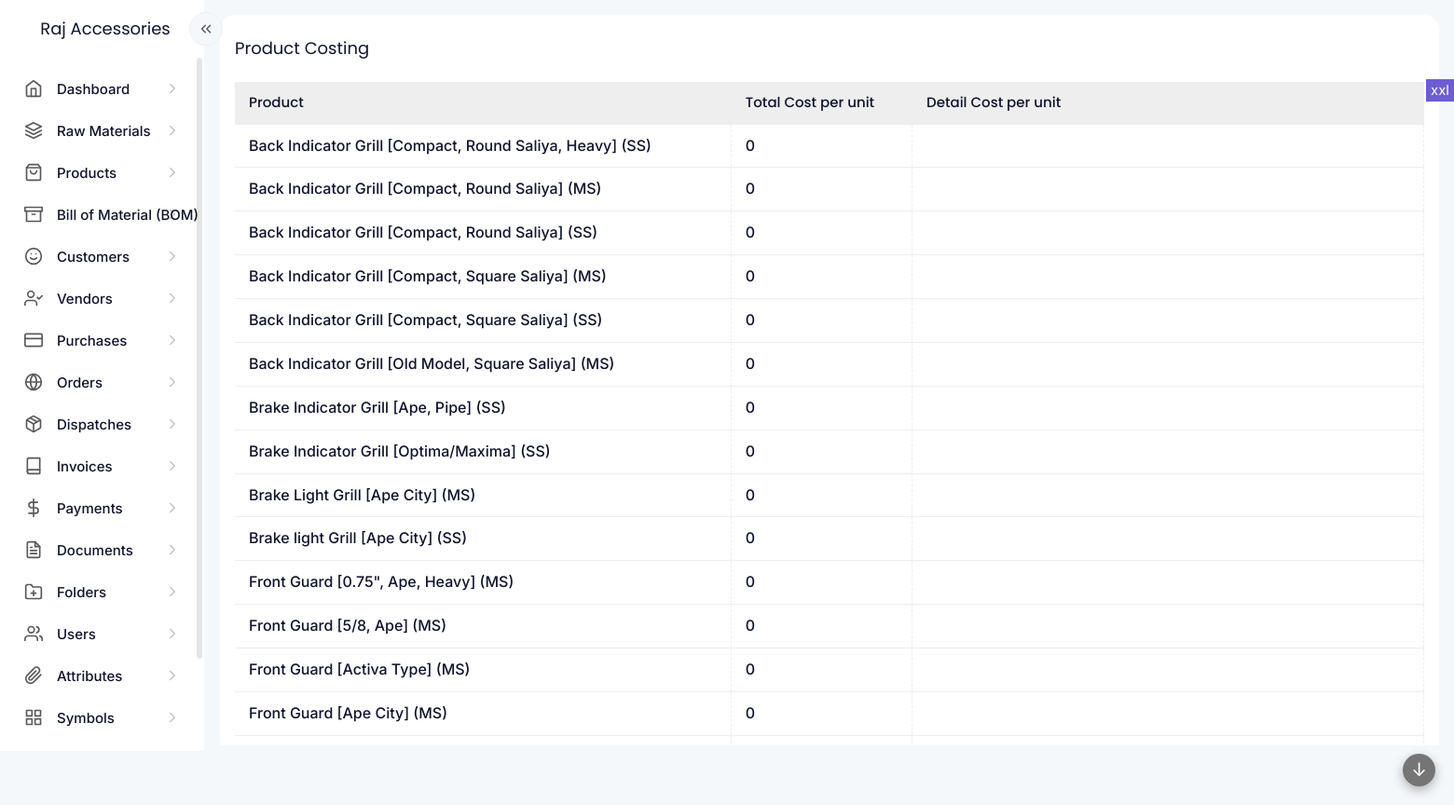
/modules/products/product-costing.php (signed in), run on the app's committed database.
### tables this page shows
CREATE TABLE IF NOT EXISTS `products` (
  `id` int NOT NULL AUTO_INCREMENT,
  `product` varchar(255) NOT NULL,
  `code` varchar(100) NOT NULL,
  `description` text NOT NULL,
  `category` varchar(200) DEFAULT NULL,
  `image` int NOT NULL,
  `quality` varchar(200) DEFAULT NULL,
  `type` varchar(255) DEFAULT NULL,
  `pieces` int DEFAULT NULL,
  `igst` float DEFAULT NULL,
  `cgst` float DEFAULT NULL,
  `sgst` float DEFAULT NULL,
  `hsn_sac` varchar(20) NOT NULL,
  `markup_percent` decimal(10,2) NOT NULL,
  `auth_user` int NOT NULL,
  `updated` int NOT NULL,
  `created` varchar(35) DEFAULT NULL,
  PRIMARY KEY (`id`)
);

### lib/variables.php (called while the page is built, shortened)
<?php
function bom_cost_type_arr()
{
	$arr = [
		"electricity" => "Electricity cost",
		"labour" => "Labour cost",
		"machining" => "Machining cost",
		"packaging" => "Packaging cost",
		"transport" => "Transport cost",
		"overhead" => "Overhead cost",
		"other" => "Other costs",
	];
	return $arr;
}

### modules/products/product-costing.php (the view, shortened to what this page needs)
<?php
include '../../common/header.php';
?>
<div class="row row-cols-1 row-cols-sm-1 row-cols-md-1 row-cols-lg-1 row-cols-xl-1 row-cols-xxl-1 g-4 py-3 px-2">
  <?php
  $condition = "";
  $tableid = 'product_costing_table';
  $column_titles = ['Product', 'Total Cost per unit', 'Detail Cost per unit'];
  $products_arr = fetch_data(["table" => "products", "columns" => "id, product", "condition" => $condition, "order" => "product ASC", "limit" => ""]);
  $product_ids = [];
  $product_ids[] = 30;
  $costing = get_product_cost($product_ids);
  function table_row($index, $prod, $costing)
  {
    $det = product_cost_details($costing, $prod["id"]);
    $s = '';
    $s .= "<tr data-index='" . $index . "'>";
    $s .= '<td class="title">' . $prod["product"];
    $s .= '</td>';
    $s .=  '<td class="title">' . $det["total"] .  '</td>';
    $s .=  '<td>' . $det["detail"] .  '</td>';
    $s .= '</tr>';
    return $s;
  }
  ?>
  <form class="row g-3 needs-validation" novalidate method="POST" enctype="multipart/form-data">
    <div class='widget-table'>
      <div class='table-responsive'>
        <table class='table' id='<?php echo $tableid; ?>'>
          <thead>
            <tr> <?php
                  foreach ($column_titles as $ctk => $ctv) {
                    echo '<th>' . $ctv . '</th>';
                  }
                  ?>
            </tr>
          </thead>
          <tbody> <?php
                  $index = 0;
                  foreach ($products_arr as $k => $p) {
                    $index++;
                    echo table_row($index, $p, $costing);
                  }
                  ?>
          </tbody>
        </table>
  </form>
</div>
<?php include '../../common/footer.php'; ?>

### assets/css/variables.css (style rules this page uses)
:root { --primary-color: #6c5dd3; --accent1-color: #0a869c; --accent2-color: #cc6a3a; --accent3-color: #468176; --success-color: #0a8f46; --warning-color: #867837; --danger-color: #d35d70; --info-color: #487ab1; --bs-primary-rgb: 108, 93, 211; --bs-accent1-rgb: 10, 134, 156; --bs-accent2-rgb: 204, 106, 58; --bs-accent3-rgb: 70, 129, 118; --bs-success-rgb: 10, 143, 70; --bs-warning-rgb: 134, 120, 55; --bs-danger-rgb: 211, 93, 112; --bs-info-rgb: 72, 122, 177; --primary-color-10: #f0eefb; --bg-color: #f5f8fa; --heading-color: #11142d; --large-heading-color: #292a38; --heading-font: "Poppins", sans-serif; --text-color: #303030; --text-font: "Inter", sans-serif; --br: 16px; --lightgrey-color: #bdbdbd; --form-bg: #f5f6f8; --widget-bg-color: #ffffff; --widget-border-color: transparent; }

### assets/css/layout.css (style rules this page uses)
:root { --side-nav-width: 220px; }

### assets/css/style.css (style rules this page uses)
body { min-height: 100vh; min-height: -webkit-fill-available; }
html { height: -webkit-fill-available; }
body { min-width: 375px; font-family: var(--text-font); font-size: 15px; line-height: 1.618; -webkit-font-smoothing: antialiased; -moz-osx-font-smoothing: grayscale; color: var(--text-color); background-color: var(--bg-color); overflow: hidden; max-width: 100%; width: 100%; }

### assets/css/widget-table.css (style rules this page uses)
.table { color: var(--heading-color); }
table.dataTable thead th, .table th { font-family: var(--heading-font); font-weight: 500 !important; opacity: 1; color: var(--heading-color); font-size: 15px; background-color: #eeeeee; }
.table td, .table th { padding: 10px 15px 10px 15px; vertical-align: middle; border-right: 1px dashed #dddddd; }
.table td { color: var(--text-color); }
.table>:not(:first-child) { border: none; }
.table>:not(caption)>*>* { border-color: #eee; }
.table .title { color: var(--heading-color); font-size: 16px; font-weight: 500; }

### data on the page
products: product "Back Indicator Grill [Compact, Round Saliya, Heavy] (SS)", id "0"
products: product "Back Indicator Grill [Compact, Round Saliya] (MS)", id "0"
products: product "Back Indicator Grill [Compact, Round Saliya] (SS)", id "0"
products: product "Back Indicator Grill [Compact, Square Saliya] (MS)", id "0"
products: product "Back Indicator Grill [Compact, Square Saliya] (SS)", id "0"
products: product "Back Indicator Grill [Old Model, Square Saliya] (MS)", id "0"
products: product "Brake Indicator Grill [Ape, Pipe] (SS)", id "0"
products: product "Brake Indicator Grill [Optima/Maxima] (SS)", id "0"
products: product "Brake Light Grill [Ape City] (MS)", id "0"
products: product "Brake light Grill [Ape City] (SS)", id "0"
products: product "Front Guard [0.75\", Ape, Heavy] (MS)", id "0"
products: product "Front Guard [5/8, Ape] (MS)", id "0"
products: product "Front Guard [Activa Type] (MS)", id "0"
products: product "Front Guard [Ape City] (MS)", id "0"

### other printed values
$title "Product Costing"
$ctv "Product"
$ctv "Total Cost per unit"
$ctv "Detail Cost per unit"
